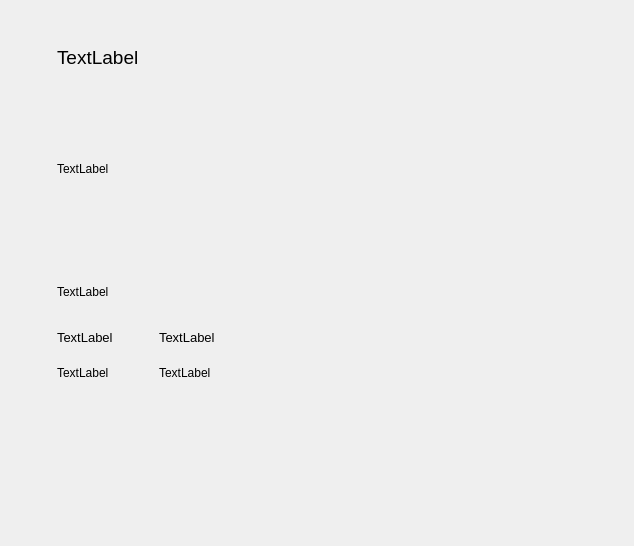
<?xml version="1.0" encoding="UTF-8"?>
<ui version="4.0">
 <class>UserWindow</class>
 <widget class="QMainWindow" name="UserWindow">
  <property name="geometry">
   <rect>
    <x>0</x>
    <y>0</y>
    <width>634</width>
    <height>546</height>
   </rect>
  </property>
  <property name="sizePolicy">
   <sizepolicy hsizetype="Preferred" vsizetype="Expanding">
    <horstretch>0</horstretch>
    <verstretch>0</verstretch>
   </sizepolicy>
  </property>
  <property name="maximumSize">
   <size>
    <width>16777215</width>
    <height>16777215</height>
   </size>
  </property>
  <property name="windowTitle">
   <string>MainWindow</string>
  </property>
  <widget class="QWidget" name="centralwidget">
   <property name="sizePolicy">
    <sizepolicy hsizetype="Maximum" vsizetype="Maximum">
     <horstretch>0</horstretch>
     <verstretch>0</verstretch>
    </sizepolicy>
   </property>
   <layout class="QGridLayout" name="gridLayout_2">
    <item row="0" column="0">
     <layout class="QGridLayout" name="gridLayout">
      <item row="10" column="9">
       <spacer name="horizontalSpacer_6">
        <property name="orientation">
         <enum>Qt::Horizontal</enum>
        </property>
        <property name="sizeHint" stdset="0">
         <size>
          <width>40</width>
          <height>20</height>
         </size>
        </property>
       </spacer>
      </item>
      <item row="10" column="7">
       <spacer name="horizontalSpacer_4">
        <property name="orientation">
         <enum>Qt::Horizontal</enum>
        </property>
        <property name="sizeHint" stdset="0">
         <size>
          <width>40</width>
          <height>20</height>
         </size>
        </property>
       </spacer>
      </item>
      <item row="8" column="16">
       <spacer name="verticalSpacer_2">
        <property name="orientation">
         <enum>Qt::Vertical</enum>
        </property>
        <property name="sizeType">
         <enum>QSizePolicy::Preferred</enum>
        </property>
        <property name="sizeHint" stdset="0">
         <size>
          <width>3</width>
          <height>40</height>
         </size>
        </property>
       </spacer>
      </item>
      <item row="10" column="2">
       <spacer name="horizontalSpacer">
        <property name="orientation">
         <enum>Qt::Horizontal</enum>
        </property>
        <property name="sizeHint" stdset="0">
         <size>
          <width>40</width>
          <height>20</height>
         </size>
        </property>
       </spacer>
      </item>
      <item row="10" column="4">
       <spacer name="horizontalSpacer_3">
        <property name="orientation">
         <enum>Qt::Horizontal</enum>
        </property>
        <property name="sizeHint" stdset="0">
         <size>
          <width>40</width>
          <height>20</height>
         </size>
        </property>
       </spacer>
      </item>
      <item row="10" column="13">
       <spacer name="horizontalSpacer_11">
        <property name="orientation">
         <enum>Qt::Horizontal</enum>
        </property>
        <property name="sizeHint" stdset="0">
         <size>
          <width>40</width>
          <height>20</height>
         </size>
        </property>
       </spacer>
      </item>
      <item row="4" column="16">
       <spacer name="verticalSpacer_13">
        <property name="orientation">
         <enum>Qt::Vertical</enum>
        </property>
        <property name="sizeType">
         <enum>QSizePolicy::Preferred</enum>
        </property>
        <property name="sizeHint" stdset="0">
         <size>
          <width>3</width>
          <height>40</height>
         </size>
        </property>
       </spacer>
      </item>
      <item row="0" column="16">
       <spacer name="verticalSpacer_10">
        <property name="orientation">
         <enum>Qt::Vertical</enum>
        </property>
        <property name="sizeType">
         <enum>QSizePolicy::Preferred</enum>
        </property>
        <property name="sizeHint" stdset="0">
         <size>
          <width>3</width>
          <height>40</height>
         </size>
        </property>
       </spacer>
      </item>
      <item row="10" column="3">
       <spacer name="horizontalSpacer_2">
        <property name="orientation">
         <enum>Qt::Horizontal</enum>
        </property>
        <property name="sizeHint" stdset="0">
         <size>
          <width>40</width>
          <height>20</height>
         </size>
        </property>
       </spacer>
      </item>
      <item row="10" column="10">
       <spacer name="horizontalSpacer_7">
        <property name="orientation">
         <enum>Qt::Horizontal</enum>
        </property>
        <property name="sizeHint" stdset="0">
         <size>
          <width>40</width>
          <height>20</height>
         </size>
        </property>
       </spacer>
      </item>
      <item row="1" column="16">
       <spacer name="verticalSpacer_11">
        <property name="orientation">
         <enum>Qt::Vertical</enum>
        </property>
        <property name="sizeType">
         <enum>QSizePolicy::Preferred</enum>
        </property>
        <property name="sizeHint" stdset="0">
         <size>
          <width>3</width>
          <height>40</height>
         </size>
        </property>
       </spacer>
      </item>
      <item row="10" column="12">
       <spacer name="horizontalSpacer_10">
        <property name="orientation">
         <enum>Qt::Horizontal</enum>
        </property>
        <property name="sizeHint" stdset="0">
         <size>
          <width>40</width>
          <height>20</height>
         </size>
        </property>
       </spacer>
      </item>
      <item row="10" column="5">
       <spacer name="horizontalSpacer_13">
        <property name="orientation">
         <enum>Qt::Horizontal</enum>
        </property>
        <property name="sizeHint" stdset="0">
         <size>
          <width>40</width>
          <height>20</height>
         </size>
        </property>
       </spacer>
      </item>
      <item row="10" column="8">
       <spacer name="horizontalSpacer_5">
        <property name="orientation">
         <enum>Qt::Horizontal</enum>
        </property>
        <property name="sizeHint" stdset="0">
         <size>
          <width>40</width>
          <height>20</height>
         </size>
        </property>
       </spacer>
      </item>
      <item row="10" column="15">
       <spacer name="horizontalSpacer_9">
        <property name="orientation">
         <enum>Qt::Horizontal</enum>
        </property>
        <property name="sizeHint" stdset="0">
         <size>
          <width>40</width>
          <height>20</height>
         </size>
        </property>
       </spacer>
      </item>
      <item row="6" column="16">
       <spacer name="verticalSpacer_7">
        <property name="orientation">
         <enum>Qt::Vertical</enum>
        </property>
        <property name="sizeType">
         <enum>QSizePolicy::Preferred</enum>
        </property>
        <property name="sizeHint" stdset="0">
         <size>
          <width>3</width>
          <height>40</height>
         </size>
        </property>
       </spacer>
      </item>
      <item row="10" column="6">
       <spacer name="horizontalSpacer_14">
        <property name="orientation">
         <enum>Qt::Horizontal</enum>
        </property>
        <property name="sizeHint" stdset="0">
         <size>
          <width>40</width>
          <height>20</height>
         </size>
        </property>
       </spacer>
      </item>
      <item row="5" column="16">
       <spacer name="verticalSpacer_8">
        <property name="orientation">
         <enum>Qt::Vertical</enum>
        </property>
        <property name="sizeType">
         <enum>QSizePolicy::Preferred</enum>
        </property>
        <property name="sizeHint" stdset="0">
         <size>
          <width>3</width>
          <height>40</height>
         </size>
        </property>
       </spacer>
      </item>
      <item row="10" column="11">
       <spacer name="horizontalSpacer_8">
        <property name="orientation">
         <enum>Qt::Horizontal</enum>
        </property>
        <property name="sizeHint" stdset="0">
         <size>
          <width>40</width>
          <height>20</height>
         </size>
        </property>
       </spacer>
      </item>
      <item row="3" column="16">
       <spacer name="verticalSpacer_12">
        <property name="orientation">
         <enum>Qt::Vertical</enum>
        </property>
        <property name="sizeType">
         <enum>QSizePolicy::Preferred</enum>
        </property>
        <property name="sizeHint" stdset="0">
         <size>
          <width>3</width>
          <height>40</height>
         </size>
        </property>
       </spacer>
      </item>
      <item row="2" column="16">
       <spacer name="verticalSpacer_9">
        <property name="orientation">
         <enum>Qt::Vertical</enum>
        </property>
        <property name="sizeType">
         <enum>QSizePolicy::Preferred</enum>
        </property>
        <property name="sizeHint" stdset="0">
         <size>
          <width>3</width>
          <height>40</height>
         </size>
        </property>
       </spacer>
      </item>
      <item row="0" column="3" rowspan="2" colspan="12">
       <widget class="QWidget" name="widget" native="true">
        <property name="sizePolicy">
         <sizepolicy hsizetype="Preferred" vsizetype="Preferred">
          <horstretch>0</horstretch>
          <verstretch>0</verstretch>
         </sizepolicy>
        </property>
        <layout class="QGridLayout" name="gridLayout_3">
         <item row="0" column="0">
          <widget class="QLabel" name="welcomeUser">
           <property name="font">
            <font>
             <pointsize>14</pointsize>
            </font>
           </property>
           <property name="text">
            <string>TextLabel</string>
           </property>
          </widget>
         </item>
        </layout>
       </widget>
      </item>
      <item row="9" column="16">
       <spacer name="verticalSpacer">
        <property name="orientation">
         <enum>Qt::Vertical</enum>
        </property>
        <property name="sizeType">
         <enum>QSizePolicy::Preferred</enum>
        </property>
        <property name="sizeHint" stdset="0">
         <size>
          <width>3</width>
          <height>40</height>
         </size>
        </property>
       </spacer>
      </item>
      <item row="10" column="14">
       <spacer name="horizontalSpacer_12">
        <property name="orientation">
         <enum>Qt::Horizontal</enum>
        </property>
        <property name="sizeHint" stdset="0">
         <size>
          <width>40</width>
          <height>20</height>
         </size>
        </property>
       </spacer>
      </item>
      <item row="7" column="16">
       <spacer name="verticalSpacer_14">
        <property name="orientation">
         <enum>Qt::Vertical</enum>
        </property>
        <property name="sizeType">
         <enum>QSizePolicy::Preferred</enum>
        </property>
        <property name="sizeHint" stdset="0">
         <size>
          <width>3</width>
          <height>40</height>
         </size>
        </property>
       </spacer>
      </item>
      <item row="2" column="3" rowspan="3" colspan="12">
       <widget class="QWidget" name="widget_2" native="true">
        <layout class="QGridLayout" name="gridLayout_4">
         <item row="1" column="0">
          <spacer name="verticalSpacer_16">
           <property name="orientation">
            <enum>Qt::Vertical</enum>
           </property>
           <property name="sizeType">
            <enum>QSizePolicy::Preferred</enum>
           </property>
           <property name="sizeHint" stdset="0">
            <size>
             <width>20</width>
             <height>30</height>
            </size>
           </property>
          </spacer>
         </item>
         <item row="0" column="0">
          <widget class="QLabel" name="userIntroductionLabel">
           <property name="sizePolicy">
            <sizepolicy hsizetype="Maximum" vsizetype="Maximum">
             <horstretch>0</horstretch>
             <verstretch>0</verstretch>
            </sizepolicy>
           </property>
           <property name="text">
            <string>TextLabel</string>
           </property>
          </widget>
         </item>
         <item row="0" column="1">
          <spacer name="horizontalSpacer_15">
           <property name="orientation">
            <enum>Qt::Horizontal</enum>
           </property>
           <property name="sizeHint" stdset="0">
            <size>
             <width>40</width>
             <height>20</height>
            </size>
           </property>
          </spacer>
         </item>
        </layout>
       </widget>
      </item>
      <item row="5" column="3" rowspan="3" colspan="12">
       <widget class="QWidget" name="widget_3" native="true">
        <layout class="QGridLayout" name="gridLayout_5">
         <item row="3" column="0">
          <widget class="QLabel" name="userDataNameCredLabel">
           <property name="font">
            <font>
             <pointsize>9</pointsize>
            </font>
           </property>
           <property name="text">
            <string>TextLabel</string>
           </property>
          </widget>
         </item>
         <item row="4" column="0">
          <spacer name="verticalSpacer_3">
           <property name="orientation">
            <enum>Qt::Vertical</enum>
           </property>
           <property name="sizeHint" stdset="0">
            <size>
             <width>20</width>
             <height>40</height>
            </size>
           </property>
          </spacer>
         </item>
         <item row="2" column="0">
          <widget class="QLabel" name="userDataNameTitleLabel">
           <property name="font">
            <font>
             <pointsize>10</pointsize>
            </font>
           </property>
           <property name="text">
            <string>TextLabel</string>
           </property>
          </widget>
         </item>
         <item row="3" column="3">
          <spacer name="horizontalSpacer_17">
           <property name="orientation">
            <enum>Qt::Horizontal</enum>
           </property>
           <property name="sizeHint" stdset="0">
            <size>
             <width>40</width>
             <height>20</height>
            </size>
           </property>
          </spacer>
         </item>
         <item row="0" column="0">
          <widget class="QLabel" name="userDataTitleLabel">
           <property name="sizePolicy">
            <sizepolicy hsizetype="Maximum" vsizetype="Maximum">
             <horstretch>0</horstretch>
             <verstretch>0</verstretch>
            </sizepolicy>
           </property>
           <property name="text">
            <string>TextLabel</string>
           </property>
          </widget>
         </item>
         <item row="1" column="0">
          <spacer name="verticalSpacer_4">
           <property name="orientation">
            <enum>Qt::Vertical</enum>
           </property>
           <property name="sizeType">
            <enum>QSizePolicy::Preferred</enum>
           </property>
           <property name="sizeHint" stdset="0">
            <size>
             <width>20</width>
             <height>4</height>
            </size>
           </property>
          </spacer>
         </item>
         <item row="0" column="2">
          <spacer name="verticalSpacer_5">
           <property name="orientation">
            <enum>Qt::Vertical</enum>
           </property>
           <property name="sizeHint" stdset="0">
            <size>
             <width>20</width>
             <height>40</height>
            </size>
           </property>
          </spacer>
         </item>
         <item row="2" column="2">
          <widget class="QLabel" name="userDataCreatedLabel">
           <property name="font">
            <font>
             <pointsize>10</pointsize>
            </font>
           </property>
           <property name="text">
            <string>TextLabel</string>
           </property>
          </widget>
         </item>
         <item row="2" column="1">
          <spacer name="horizontalSpacer_16">
           <property name="orientation">
            <enum>Qt::Horizontal</enum>
           </property>
           <property name="sizeType">
            <enum>QSizePolicy::Preferred</enum>
           </property>
           <property name="sizeHint" stdset="0">
            <size>
             <width>40</width>
             <height>30</height>
            </size>
           </property>
          </spacer>
         </item>
         <item row="3" column="1">
          <spacer name="horizontalSpacer_18">
           <property name="orientation">
            <enum>Qt::Horizontal</enum>
           </property>
           <property name="sizeType">
            <enum>QSizePolicy::Preferred</enum>
           </property>
           <property name="sizeHint" stdset="0">
            <size>
             <width>40</width>
             <height>30</height>
            </size>
           </property>
          </spacer>
         </item>
         <item row="3" column="2">
          <widget class="QLabel" name="userDataCreatedCredLabel">
           <property name="font">
            <font>
             <pointsize>9</pointsize>
            </font>
           </property>
           <property name="text">
            <string>TextLabel</string>
           </property>
          </widget>
         </item>
         <item row="0" column="3">
          <spacer name="horizontalSpacer_19">
           <property name="orientation">
            <enum>Qt::Horizontal</enum>
           </property>
           <property name="sizeHint" stdset="0">
            <size>
             <width>40</width>
             <height>20</height>
            </size>
           </property>
          </spacer>
         </item>
         <item row="0" column="1">
          <spacer name="horizontalSpacer_20">
           <property name="orientation">
            <enum>Qt::Horizontal</enum>
           </property>
           <property name="sizeType">
            <enum>QSizePolicy::Preferred</enum>
           </property>
           <property name="sizeHint" stdset="0">
            <size>
             <width>40</width>
             <height>30</height>
            </size>
           </property>
          </spacer>
         </item>
         <item row="4" column="1">
          <spacer name="verticalSpacer_6">
           <property name="orientation">
            <enum>Qt::Vertical</enum>
           </property>
           <property name="sizeHint" stdset="0">
            <size>
             <width>20</width>
             <height>40</height>
            </size>
           </property>
          </spacer>
         </item>
         <item row="4" column="2">
          <spacer name="verticalSpacer_15">
           <property name="orientation">
            <enum>Qt::Vertical</enum>
           </property>
           <property name="sizeHint" stdset="0">
            <size>
             <width>20</width>
             <height>40</height>
            </size>
           </property>
          </spacer>
         </item>
         <item row="4" column="3">
          <spacer name="verticalSpacer_17">
           <property name="orientation">
            <enum>Qt::Vertical</enum>
           </property>
           <property name="sizeHint" stdset="0">
            <size>
             <width>20</width>
             <height>40</height>
            </size>
           </property>
          </spacer>
         </item>
        </layout>
       </widget>
      </item>
     </layout>
    </item>
   </layout>
  </widget>
  <widget class="QMenuBar" name="menuBar">
   <property name="geometry">
    <rect>
     <x>0</x>
     <y>0</y>
     <width>634</width>
     <height>22</height>
    </rect>
   </property>
  </widget>
  <action name="actionLogin">
   <property name="text">
    <string>Login</string>
   </property>
  </action>
  <action name="actionRegister">
   <property name="text">
    <string>Register</string>
   </property>
  </action>
 </widget>
 <resources/>
 <connections/>
</ui>
